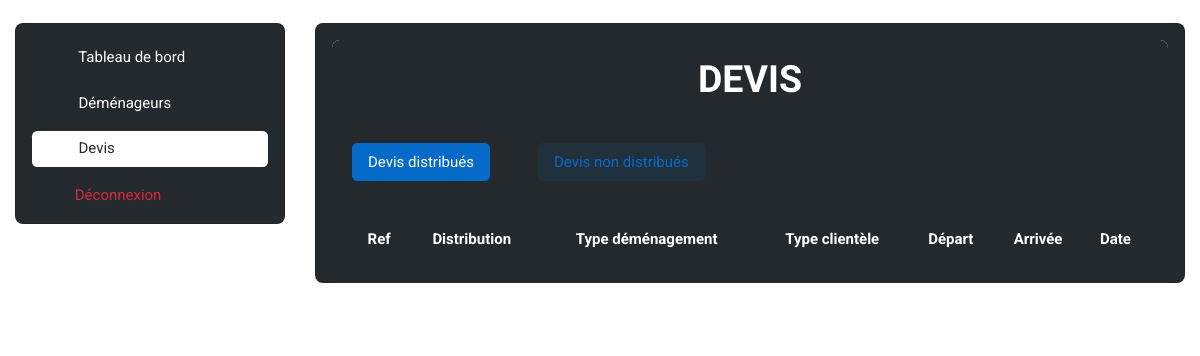
The page /administration/devis_home/ (signed in) on the database as committed earlier.
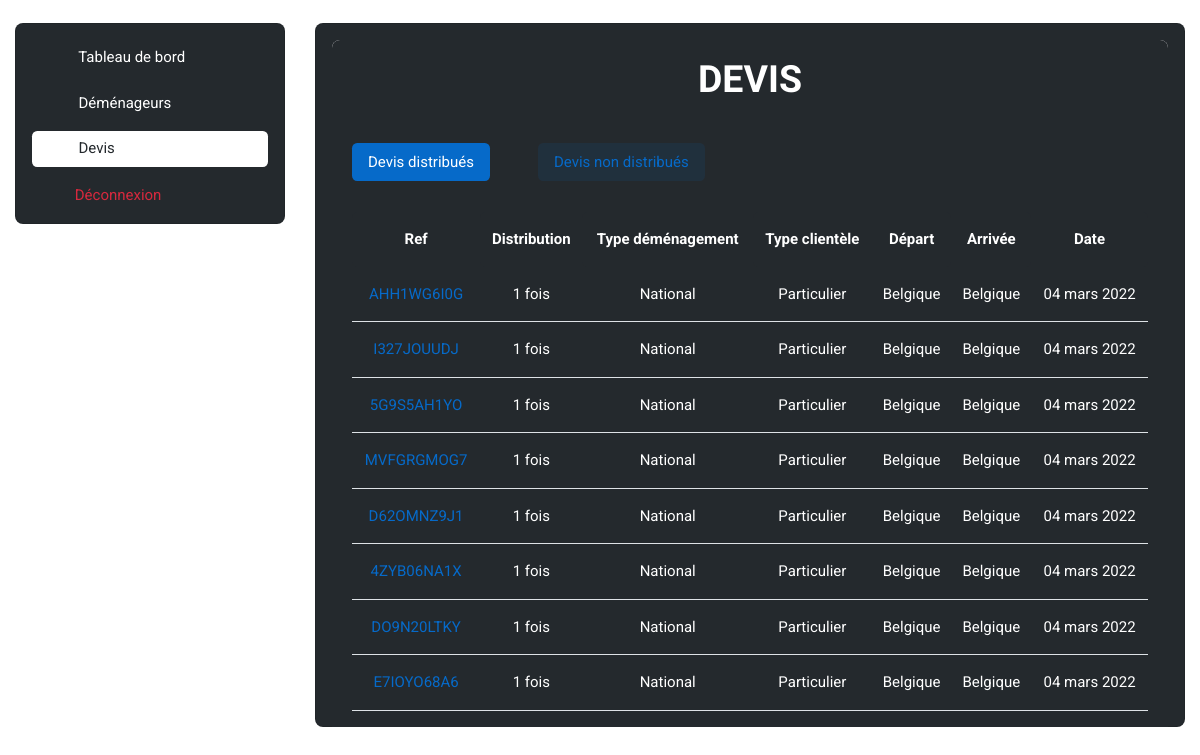
The same page on the database as committed later.
### base_app/models.py (models this page shows, shortened)
class Quote_Request(models.Model):
    ref = models.CharField(max_length=30)
    country = models.ForeignKey(Country, on_delete=models.CASCADE, default="")
    City_Departure = models.CharField(max_length=300)
    Adresse_Departure = models.CharField(max_length=300)
    Postal_Code_Departure = models.IntegerField()
    Residence_Number_or_Name_Departure = models.CharField(max_length=300)
    Residence_Departure = models.CharField(max_length=300)
    Number_Room_Departure = models.IntegerField()
    Country_Arrival = models.CharField(max_length=300, default="")
    City_Arrival = models.CharField(max_length=300)
    Adresse_Arrival = models.CharField(max_length=300)
    Residence_Number_or_Name_Arrival = models.CharField(max_length=300)
    Postal_Code_Arrival = models.IntegerField()
    Residence_Arrival = models.CharField(max_length=300)
    packing_service = models.BooleanField(default=False)
    packaging_materials = models.BooleanField(default=False)
    furniture_assembly_disassembly = models.BooleanField(default=False)
    furniture_storage = models.BooleanField(default=False)
    Additional_informations = models.CharField(max_length=300)
    firstname = models.CharField(max_length=300, default="")
    lastname = models.CharField(max_length=300, default="")
    email = models.EmailField(default="")
    phone_number = models.CharField(max_length=30, default="")
    created = models.DateTimeField(auto_now_add=True)
    distributed = models.BooleanField(default=False)
    moving_date = models.DateTimeField(auto_now_add=False)
    moving_date1 = models.DateTimeField(auto_now_add=False)
    moving_date2 = models.DateTimeField(auto_now_add=False)
    moving_type1 = models.ForeignKey(Moving_Type1, on_delete=models.CASCADE)
    moving_type2 = models.ForeignKey(Moving_Type2, on_delete=models.CASCADE)

class Moving_Type1(models.Model):  # can be national opr international
    name = models.CharField(max_length=300)

class Moving_Type2(models.Model):  # can be 'particulier' or 'professionnel'
    name = models.CharField(max_length=300)

class Country(models.Model):
    name = models.CharField(max_length=300)

### administration/views.py (the view)
# urls.py: path('devis_home/', views.devis_home, name='devis_home'),
@login_required
def devis_home(request):
    countries = Country.objects.all()
    quote_requests = Quote_Request.objects.all().order_by('-id')
    mover_quote_requests = Mover_Quote_Request.objects.all()
    moving_type1 = Moving_Type1.objects.all()
    moving_type2 = Moving_Type2.objects.all()
    distributed_requests = Mover_Quote_Request.objects.values('quote_request_id').annotate(Count('id')).order_by()
    return render(request, 'administration/devis/devis_home.html', {'countries': countries, 'quote_requests':
                    quote_requests, 'moving_type1': moving_type1, 'moving_type2': moving_type2, 'mover_quote_requests':
                                                                    mover_quote_requests, 'distributed_requests':
                                                                    distributed_requests})

### administration/templates/administration/devis/devis_home.html (shortened to what the changed rows need)
{% extends 'administration/admin_base.html' %}
{% load static %}
{% block main %}
    <div class="card">
        <div class="card-header bg-dark" align="center">
            <h2 class="text-white">DEVIS</h2>
        </div>
        <div class="card-body bg-dark">
            <div class="tab-content mb-0" id="devis-pills-tabContent">
                <div class="tab-pane fade show active" id="devis-pills-tab1" role="tabpanel" aria-labelledby="devis-pills-tab-1">
                    <div class="row">
                        <div class="col-12">
                            <div class="row justify-content-between">
                                <div class="table-responsive-lg border-0">
                                    <table class="table table-dark-gray align-middle p-4 mb-0 text-white">
                                        <thead align="center">
                                            <tr>
                                                <th scope="col" class="border-0 rounded-start">Ref</th>
                                                <th scope="col" class="border-0 rounded-start">Distribution</th>
                                                <th scope="col" class="border-0 rounded-start">Type déménagement</th>
                                                <th scope="col" class="border-0 rounded-start">Type clientèle</th>
                                                <th scope="col" class="border-0 rounded-end">Départ</th>
                                                <th scope="col" class="border-0 rounded-end">Arrivée</th>
                                                <th scope="col" class="border-0 rounded-end">Date</th>
                                            </tr>
                                        </thead>
                                        <tbody align="center">
                                            {% for quote_request in quote_requests %}
                                                {% for distributed_request in distributed_requests %}
                                                    {% if distributed_request.quote_request_id == quote_request.id %}
                                                        <tr>
                                                            <td>
                                                                <a href="{% url 'devis_detail' quote_request.id %}">
                                                                    <center>{{quote_request.ref}}</center>
                                                                </a>
                                                            </td>
                                                            <td>
                                                                <center>{{distributed_request.id__count}} fois</center>
                                                            </td>
                                                            <td>
                                                                <center>
                                                                    {{quote_request.moving_type1.name}}
                                                                </center>
                                                            </td>
                                                            <td>
                                                                <center>
                                                                    {{quote_request.moving_type2.name}}
                                                                </center>
                                                            </td>
                                                            <td>
                                                                <center>
                                                                    {{quote_request.country.name}}
                                                                </center>
                                                            </td>
                                                            <td>
                                                                <center>
                                                                    {% if quote_request.moving_type1.name == "International" %}
                                                                        {{quote_request.Country_Arrival}}
                                                                    {% else %}
                                                                        {{quote_request.country.name}}
                                                                    {% endif %}
                                                                </center>
                                                            </td>
                                                            <td>
                                                                <center>
                                                                    {% load i18n %}
                                                                    {% language 'fr' %}
                                                                        {{quote_request.created|date:'d F Y'}}
                                                                    {% endlanguage %}
                                                                </center>
                                                            </td>
                                                        </tr>
                                                    {% endif %}
                                                {% endfor %}
                                            {% endfor %}
                                        </tbody>
                                    </table>
                                </div>
                            </div>
                        </div>
                    </div>
                </div>
                                            {% for mover in movers_unactivated %}
                                                            {% load i18n %}
                                            {% endfor %}
            </div>
        </div>
    </div>
{% endblock %}

Rows that differ between the two databases and show on the page:
added Quote_Request: ref "AHH1WG6I0G", id__count "1", moving_type1.name "National", moving_type2.name "Particulier", country.name "Belgique", country.name "Belgique", created "04 mars 2022"
added Quote_Request: ref "I327JOUUDJ", id__count "1", moving_type1.name "National", moving_type2.name "Particulier", country.name "Belgique", country.name "Belgique", created "04 mars 2022"
added Quote_Request: ref "5G9S5AH1YO", id__count "1", moving_type1.name "National", moving_type2.name "Particulier", country.name "Belgique", country.name "Belgique", created "04 mars 2022"
added Quote_Request: ref "MVFGRGMOG7", id__count "1", moving_type1.name "National", moving_type2.name "Particulier", country.name "Belgique", country.name "Belgique", created "04 mars 2022"
added Quote_Request: ref "D62OMNZ9J1", id__count "1", moving_type1.name "National", moving_type2.name "Particulier", country.name "Belgique", country.name "Belgique", created "04 mars 2022"
added Quote_Request: ref "4ZYB06NA1X", id__count "1", moving_type1.name "National", moving_type2.name "Particulier", country.name "Belgique", country.name "Belgique", created "04 mars 2022"
added Quote_Request: ref "DO9N20LTKY", id__count "1", moving_type1.name "National", moving_type2.name "Particulier", country.name "Belgique", country.name "Belgique", created "04 mars 2022"
added Quote_Request: ref "E7IOYO68A6", id__count "1", moving_type1.name "National", moving_type2.name "Particulier", country.name "Belgique", country.name "Belgique", created "04 mars 2022"
